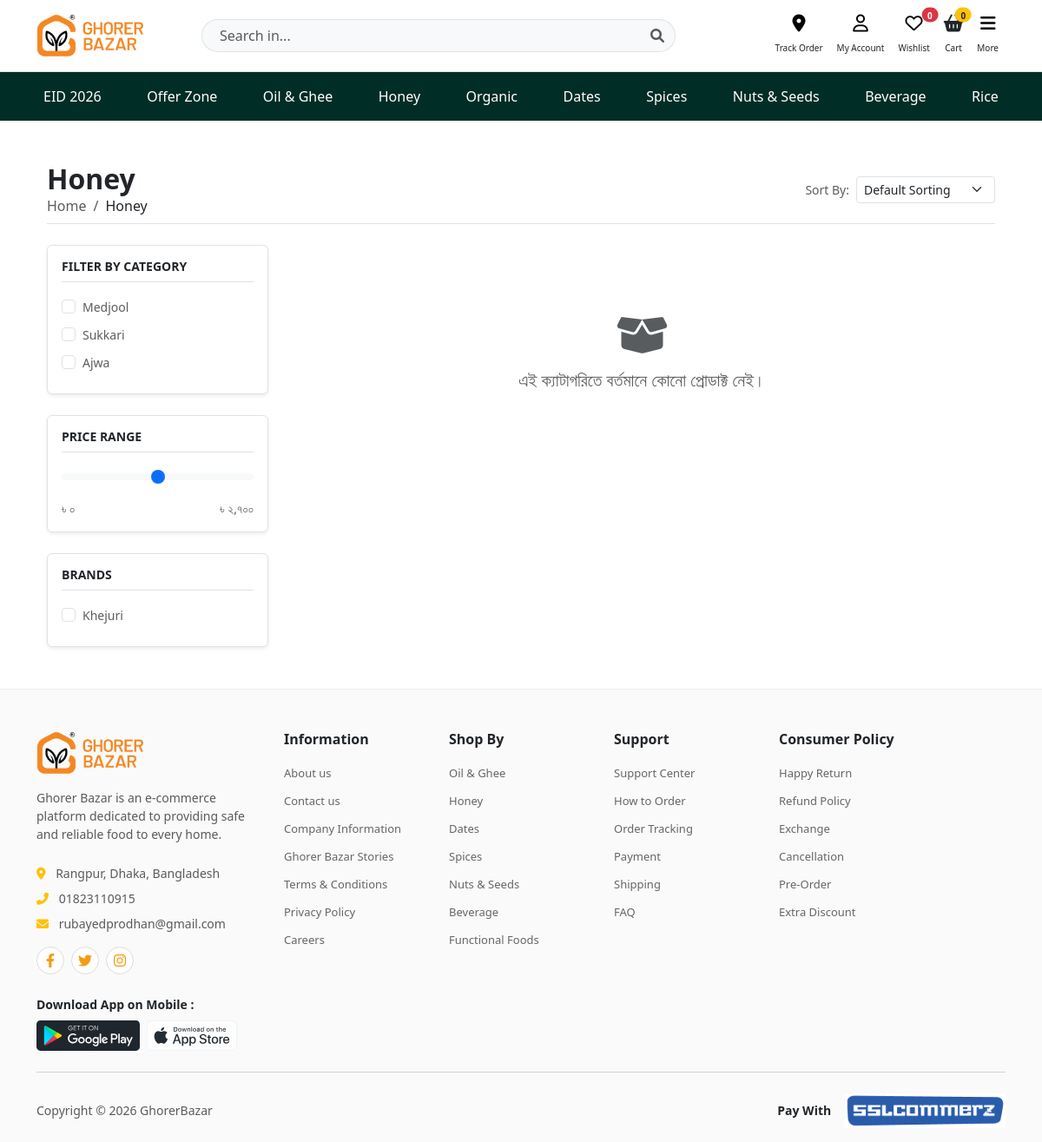
Page /category/Honey/ on the earlier database version.
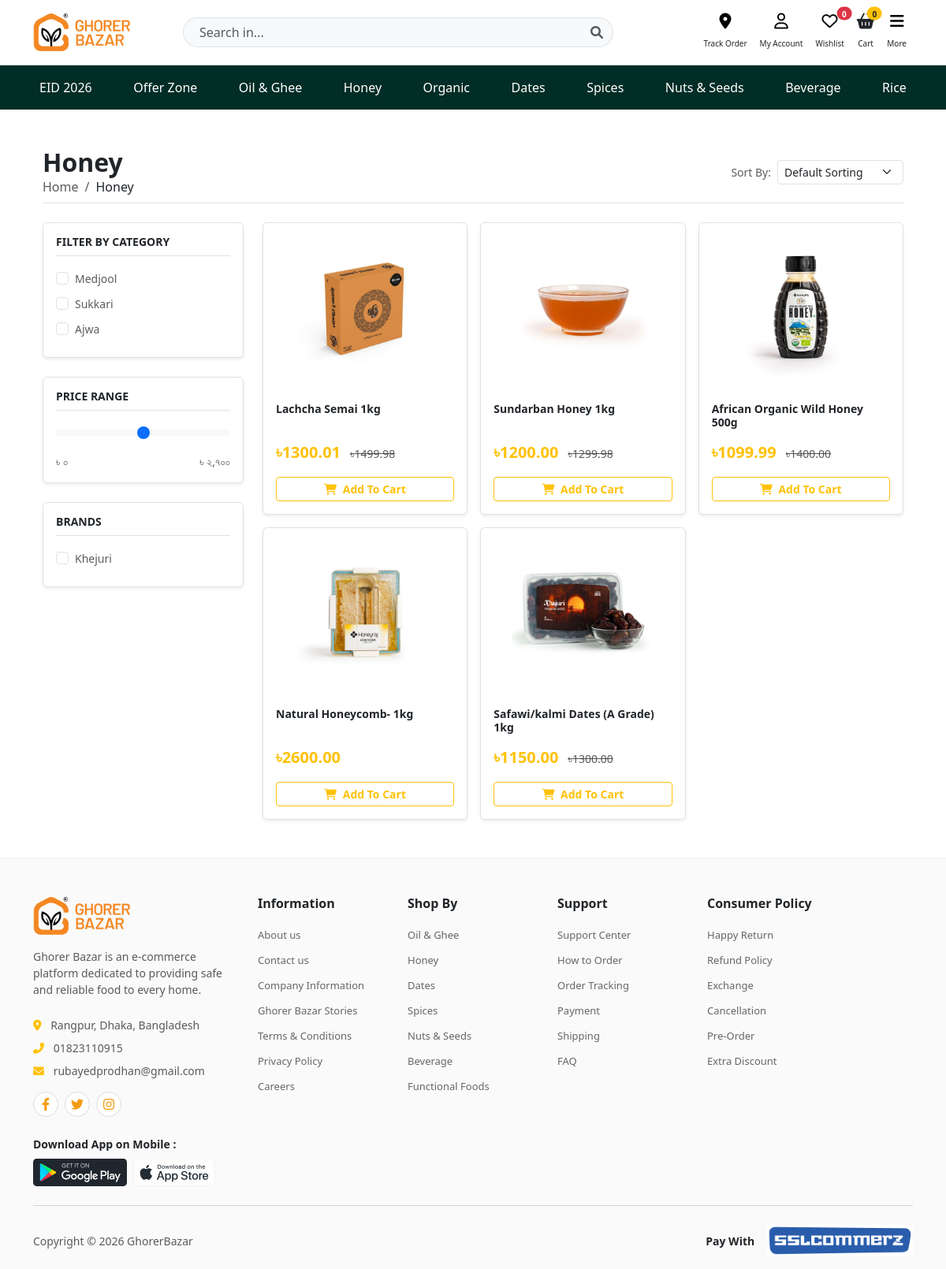
Same page on the later database version.
### product/models.py (models this page shows, shortened)
class Featured_Categories(models.Model):
    name = models.CharField(max_length=100)
    image = models.ImageField(upload_to='Media/images/featured')

class Product(models.Model):
    SECTION_CHOICES = [
        ('top_selling', 'Top Selling Products'),
        ('all_natural', 'All Natural'),
        ('exclusive_combo', 'Exclusive Combo Deals'),
        ('premium_dates', 'Premium Dates'),
        ('cooking_essentials', 'Cooking Essentials'),
        ('organic_certified', 'Organic Certified'),
        ('just_for_you', 'Just For You'),
    ]
    section = models.CharField(max_length=30, choices=SECTION_CHOICES, default='just_for_you')
    name = models.CharField(max_length=100)
    image = models.ImageField(upload_to='Media/images/product')
    price = models.DecimalField(max_digits=10, decimal_places=2)
    Quantity = models.IntegerField()
    Description = models.TextField()
    discount_price = models.DecimalField(max_digits=10, decimal_places=2, null=True, blank=True)
    brands = models.ForeignKey(Our_Brands, on_delete=models.CASCADE, null=True, blank=True)
    catagory = models.ForeignKey(Category, on_delete=models.CASCADE, null=True, blank=True)
    flag = models.ForeignKey(Product_Flag, on_delete=models.CASCADE, null=True, blank=True)
    Featured_Categories = models.ForeignKey(Featured_Categories, on_delete=models.CASCADE, null=True, blank=True)
    product_slug = models.SlugField(max_length=100, unique=True, null=True, blank=True)

### product/views.py (the view)
# urls.py: path('category/<str:category_name>/', views.category_product, name='category_product'),
def category_product(request, category_name):
    category = get_object_or_404(Featured_Categories, name=category_name)
    products = Product.objects.filter(Featured_Categories=category)
    return render(request, 'product/category_products.html', {
        'category': category,
        'products': products
    })

### templates/product/category_products.html (shortened to what this page needs)
{% extends "home/base.html" %}
{% load static %}
{% block content %}
<div class="container my-5">
    <div class="d-flex justify-content-between align-items-center mb-4 border-bottom pb-2">
        <div>
            <h2 class="fw-bold text-dark mb-0">{{ category.name }}</h2>
            <nav aria-label="breadcrumb">
                <ol class="breadcrumb mb-0 small">
                    <li class="breadcrumb-item"><a href="{% url 'home' %}" class="text-decoration-none text-muted">Home</a></li>
                    <li class="breadcrumb-item active text-dark" aria-current="page">{{ category.name }}</li>
                </ol>
            </nav>
        </div>
        <div class="d-flex align-items-center gap-2">
            <span class="text-muted small text-nowrap">Sort By:</span>
            <select class="form-select form-select-sm" style="width: 160px;">
                <option selected>Default Sorting</option>
            </select>
        </div>
    </div>
    <div class="row g-4">
        <div class="col-md-3">
            <div class="bg-white p-3 border rounded shadow-sm mb-4">
                <h6 class="fw-bold border-bottom pb-2 mb-3 text-uppercase small">Filter By Category</h6>
                <div class="form-check mb-2">
                    <input class="form-check-input" type="checkbox" id="cat1">
                    <label class="form-check-label small text-muted" for="cat1">Medjool</label>
                </div>
                <div class="form-check mb-2">
                    <input class="form-check-input" type="checkbox" id="cat2">
                    <label class="form-check-label small text-muted" for="cat2">Sukkari</label>
                </div>
                <div class="form-check mb-2">
                    <input class="form-check-input" type="checkbox" id="cat3">
                    <label class="form-check-label small text-muted" for="cat3">Ajwa</label>
                </div>
            </div>
            <div class="bg-white p-3 border rounded shadow-sm mb-4">
                <h6 class="fw-bold border-bottom pb-2 mb-3 text-uppercase small">Price Range</h6>
                <input type="range" class="form-range" min="0" max="2700" id="priceRange">
                <div class="d-flex justify-content-between small text-muted mt-2">
                    <span>৳ ০</span>
                    <span>৳ ২,৭০০</span>
                </div>
            </div>
            <div class="bg-white p-3 border rounded shadow-sm">
                <h6 class="fw-bold border-bottom pb-2 mb-3 text-uppercase small">Brands</h6>
                <div class="form-check mb-2">
                    <input class="form-check-input" type="checkbox" id="brand1">
                    <label class="form-check-label small text-muted" for="brand1">Khejuri</label>
                </div>
            </div>
        </div>
        <div class="col-md-9">
            <div class="row g-3">
                {% for product in products %}
                <div class="col-sm-6 col-md-4">
                    <div class="card h-100 border rounded shadow-sm bg-white position-relative product-card-hover">
                        <a href="{% url 'product_detail' product.product_slug %}" class="p-3 d-block text-center">
                            <img src="{{ product.image.url }}" class="img-fluid rounded" style="max-height: 180px; object-fit: contain;" alt="{{ product.name }}">
                        </a>
                        <div class="card-body p-3 d-flex flex-column justify-content-between">
                            <div>
                                <a href="{% url 'product_detail' product.product_slug %}" class="text-decoration-none text-dark">
                                    <h6 class="fw-bold mb-2 text-truncate-2" style="font-size: 14px; height: 40px; overflow: hidden;">{{ product.name }}</h6>
                                </a>
                                <div class="mb-3">
                                    {% if product.discount_price %}
                                    <span class="text-warning fw-bold fs-5">৳{{ product.discount_price }}</span>
                                    <span class="text-muted text-decoration-line-through ms-2 small">৳{{ product.price }}</span>
                                    {% else %}
                                    <span class="text-warning fw-bold fs-5">৳{{ product.price }}</span>
                                    {% endif %}
                                </div>
                            </div>
                            <button class="btn btn-outline-warning btn-sm w-100 fw-semibold mt-auto"><i class="fas fa-shopping-cart me-1"></i> Add To Cart</button>
                        </div>
                    </div>
                </div>
                {% empty %}
                <div class="col-12 text-center my-5 py-5">
                    <i class="fas fa-box-open fa-3x text-muted mb-3"></i>
                    <h5 class="text-muted">এই ক্যাটাগরিতে বর্তমানে কোনো প্রোডাক্ট নেই।</h5>
                </div>
                {% endfor %}
            </div>
        </div>
    </div>
</div>
{% endblock %}

### templates/home/base.html (shortened to what this page needs)
{% load static %}
<!DOCTYPE html>
<html lang="en">
<head>
    <link href="https://cdn.jsdelivr.net/npm/bootstrap@5.3.0/dist/css/bootstrap.min.css" rel="stylesheet">
    <link rel="stylesheet" href="https://cdnjs.cloudflare.com/ajax/libs/font-awesome/6.0.0/css/all.min.css">
</head>
<body>
    {% include 'home/nav.html' %}
    <main class="container my-4">
        {% block content %}
        {% endblock %}
    </main>
     {% include "home/footer.html" %}
</body>
</html>

### templates/home/nav.html (shortened to what this page needs)
{% load static %}
<div class="container-fluid py-3 border-bottom bg-white">
    <div class="container">
        <div class="row align-items-center">
            <div class="col-md-2 col-6">
                <a href="/" class="text-decoration-none">
                    <img src="{% static 'images/logo.png' %}" alt="Ghorer Bazar" style="height: 50px;">
                </a>
            </div>
            <div class="col-md-6 d-none d-md-block">
                <div class="input-group">
                    <input type="text" class="form-control rounded-pill-start border-end-0 bg-light" placeholder="Search in..." style="border-radius: 25px 0 0 25px; padding-left: 20px;">
                    <span class="input-group-text bg-light border-start-0" style="border-radius: 0 25px 25px 0;">
                        <i class="fas fa-search text-muted"></i>
                    </span>
                </div>
            </div>
            <div class="col-md-4 col-6 text-end d-flex justify-content-end align-items-center">
                <div class="nav-icon mx-2 text-center d-none d-lg-block" data-bs-toggle="offcanvas" data-bs-target="#trackOrderSidebar" aria-controls="trackOrderSidebar" style="cursor: pointer;">
                    <i class="fas fa-map-marker-alt d-block mb-1"></i>
                    <small style="font-size: 10px;">Track Order</small>
                </div>
                <div class="nav-icon mx-2 text-center dropdown" style="cursor: pointer;">
                    <div data-bs-toggle="dropdown" aria-expanded="false">
                        <i class="far fa-user d-block mb-1"></i>
                        <small style="font-size: 10px;">My Account</small>
                    </div>
                </div>
                <div class="nav-icon mx-2 text-center d-none d-md-block position-relative" data-bs-toggle="offcanvas" data-bs-target="#wishlistSidebar" aria-controls="wishlistSidebar" style="cursor: pointer;">
                    <i class="far fa-heart d-block mb-1"></i>
                    <span id="wishlist-count" class="position-absolute top-0 start-100 translate-middle badge rounded-pill bg-danger text-white" style="font-size: 10px;">0</span>
                    <small style="font-size: 10px;">Wishlist</small>
                </div>
                <div class="nav-icon mx-2 text-center position-relative" data-bs-toggle="offcanvas" data-bs-target="#cartSidebar" aria-controls="cartSidebar" style="cursor: pointer;">
                    <i class="fas fa-shopping-basket d-block mb-1 text-dark"></i>
                    <span id="cart-count" class="position-absolute top-0 start-100 translate-middle badge rounded-pill bg-warning text-dark" style="font-size: 10px;">0</span>
                    <small style="font-size: 10px;">Cart</small>
                </div>
                <div class="nav-icon mx-2 text-center" data-bs-toggle="offcanvas" data-bs-target="#moreSidebar" aria-controls="moreSidebar" style="cursor: pointer;">
                    <i class="fas fa-bars d-block mb-1"></i>
                    <small style="font-size: 10px;">More</small>
                </div>
            </div>
        </div>
    </div>
</div>
<div class="container-fluid" style="background-color: #002d25;">
    <div class="container overflow-auto">
        <ul class="nav justify-content-between text-nowrap py-2">
            <li class="nav-item"><a href="#" class="nav-link text-white small px-2">EID 2026</a></li>
            <li class="nav-item"><a href="#" class="nav-link text-white small px-2">Offer Zone</a></li>
            {% for cat in menu_categories %}
            <li class="nav-item">
                <a href="{% url 'category_product' cat.name %}" class="nav-link text-white small px-2">
                    {{ cat.name }}
                </a>
            </li>
            {% endfor %}
        </ul>
    </div>
</div>

### templates/home/footer.html (shortened to what this page needs)
{% load static %}
<footer class="pt-5 pb-3 mt-5" style="background-color: #fafafa; border-top: 1px solid #eee;">
    <div class="container">
        <div class="row g-4">
            <div class="col-lg-3 col-md-6">
                <img src="{% static "images/logo.png" %}" alt="Ghorer Bazar" class="mb-3" style="max-height: 50px;">
                <p class="small text-muted mb-4">Ghorer Bazar is an e-commerce platform dedicated to providing safe and reliable food to every home.</p>
                <div class="contact-info small text-muted">
                    <p class="mb-2"><i class="fas fa-map-marker-alt me-2 text-warning"></i> Rangpur, Dhaka, Bangladesh</p>
                    <p class="mb-2"><i class="fas fa-phone-alt me-2 text-warning"></i> 01823110915</p>
                    <p class="mb-3"><i class="fas fa-envelope me-2 text-warning"></i> rubayedprodhan@gmail.com</p>
                </div>
                <div class="d-flex gap-2">
                    <a href="#" class="social-icon"><i class="fab fa-facebook-f"></i></a>
                    <a href="#" class="social-icon"><i class="fab fa-twitter"></i></a>
                    <a href="#" class="social-icon"><i class="fab fa-instagram"></i></a>
                </div>
                <div class="mt-4">
                    <p class="fw-bold small mb-2">Download App on Mobile :</p>
                    <div class="d-flex gap-2">
                        <img src="{% static "images/google-play.svg" %}" alt="Google Play" style="height: 35px; cursor: pointer;">
                        <img src="{% static "images/app-store.svg" %}" alt="App Store" style="height: 35px; cursor: pointer;">
                    </div>
                </div>
            </div>
            <div class="col-lg-2 col-md-6">
                <h6 class="fw-bold mb-3">Information</h6>
                <ul class="list-unstyled footer-links">
                    <li><a href="#">About us</a></li>
                    <li><a href="#">Contact us</a></li>
                    <li><a href="#">Company Information</a></li>
                    <li><a href="#">Ghorer Bazar Stories</a></li>
                    <li><a href="#">Terms & Conditions</a></li>
                    <li><a href="#">Privacy Policy</a></li>
                    <li><a href="#">Careers</a></li>
                </ul>
            </div>
            <div class="col-lg-2 col-md-6">
                <h6 class="fw-bold mb-3">Shop By</h6>
                <ul class="list-unstyled footer-links">
                    <li><a href="#">Oil & Ghee</a></li>
                    <li><a href="#">Honey</a></li>
                    <li><a href="#">Dates</a></li>
                    <li><a href="#">Spices</a></li>
                    <li><a href="#">Nuts & Seeds</a></li>
                    <li><a href="#">Beverage</a></li>
                    <li><a href="#">Functional Foods</a></li>
                </ul>
            </div>
            <div class="col-lg-2 col-md-6">
                <h6 class="fw-bold mb-3">Support</h6>
                <ul class="list-unstyled footer-links">
                    <li><a href="#">Support Center</a></li>
                    <li><a href="#">How to Order</a></li>
                    <li><a href="#">Order Tracking</a></li>
                    <li><a href="#">Payment</a></li>
                    <li><a href="#">Shipping</a></li>
                    <li><a href="#">FAQ</a></li>
                </ul>
            </div>
            <div class="col-lg-3 col-md-12">
                <h6 class="fw-bold mb-3">Consumer Policy</h6>
                <ul class="list-unstyled footer-links">
                    <li><a href="#">Happy Return</a></li>
                    <li><a href="#">Refund Policy</a></li>
                    <li><a href="#">Exchange</a></li>
                    <li><a href="#">Cancellation</a></li>
                    <li><a href="#">Pre-Order</a></li>
                    <li><a href="#">Extra Discount</a></li>
                </ul>
            </div>
        </div>
        <hr class="my-4 text-muted">
        <div class="row align-items-center">
            <div class="col-md-4 text-center text-md-start mb-3 mb-md-0">
                <p class="small text-muted mb-0">Copyright © 2026 GhorerBazar</p>
            </div>
            <div class="col-md-8 text-center text-md-end">
                <div class="d-flex align-items-center justify-content-center justify-content-md-end flex-wrap gap-2">
                    <span class="small fw-bold me-2">Pay With</span>
                    <img src="{% static "images/download.png" %}" alt="Payment Methods" class="img-fluid" style="max-height: 40px;">
                </div>
            </div>
        </div>
    </div>
</footer>

Differences in the rows shown:
added Product: image (picture), name "Lachcha Semai 1kg", discount_price "1300.01", price "1499.98"
added Product: image (picture), name "Sundarban Honey 1kg", discount_price "1200.00", price "1299.98"
added Product: image (picture), name "African Organic Wild Honey 500g", discount_price "1099.99", price "1400.00"
added Product: image (picture), name "Natural Honeycomb- 1kg", price "2600.00"
added Product: image (picture), name "Safawi/kalmi Dates (A Grade) 1kg", discount_price "1150.00", price "1300.00"
Other differences:
text no longer shown: "এই ক্যাটাগরিতে বর্তমানে কোনো প্রোডাক্ট নেই।"
